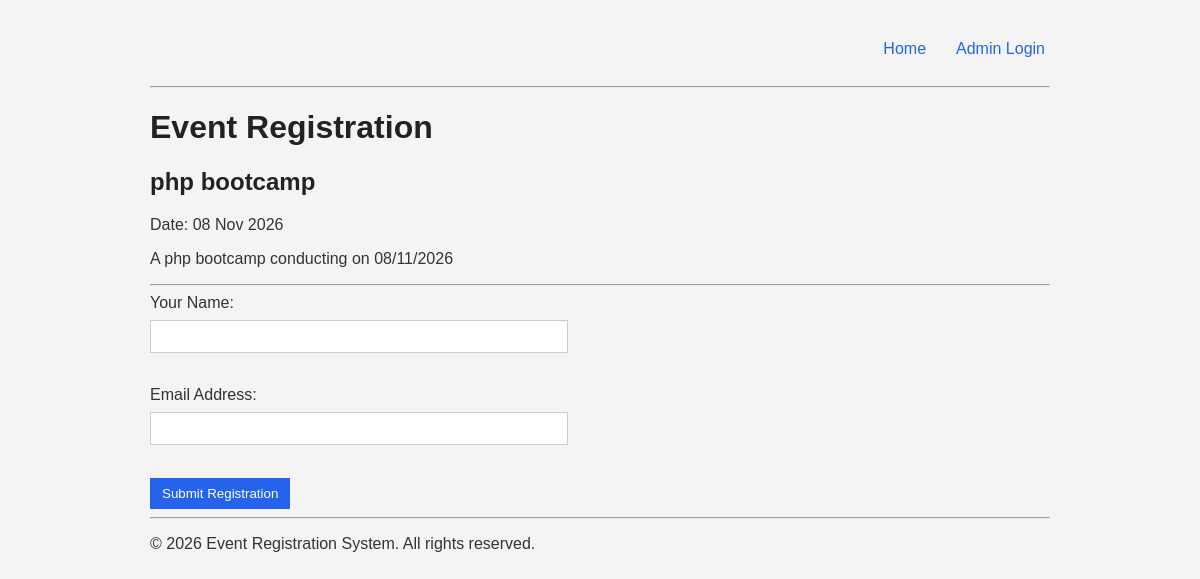
Page /register.php?event_id=1 on the committed database.
### tables this page shows
CREATE TABLE `events` (
  `id` int(11) NOT NULL,
  `name` varchar(150) NOT NULL,
  `event_date` date NOT NULL,
  `description` text NOT NULL,
  `created_at` timestamp NULL DEFAULT current_timestamp()
);

### register.php (the view, shortened to what this page needs)
<?php
require_once "config/database.php";
$event_id = (int) $_GET['event_id'];
$sql = "SELECT * FROM events
        WHERE id = :event_id
        AND event_date >= CURDATE()";
$stmt = $pdo->prepare($sql);
$stmt->execute(['event_id' => $event_id]);
$event = $stmt->fetch(PDO::FETCH_ASSOC);
include "includes/header.php";
?>
<main>
    <h1>Event Registration</h1>
        <h2>
            <?= htmlspecialchars($event['name'], ENT_QUOTES, 'UTF-8'); ?>
        </h2>
        <p>
            Date:
            <?= date('d M Y', strtotime($event['event_date'])); ?>
        </p>
        <p>
            <?= htmlspecialchars($event['description'], ENT_QUOTES, 'UTF-8'); ?>
        </p>
        <hr>
        <form action="process-registration.php" method="POST">
            <div>
                <label for="name">Your Name:</label>
                <input
                    type="text"
                    id="name"
                    name="name"
                    required
                >
            </div>
            <br>
            <div>
                <label for="email">Email Address:</label>
                <input
                    type="email"
                    id="email"
                    name="email"
                    required
                >
            </div>
            <br>
            <button type="submit">Submit Registration</button>
        </form>
</main>
<?php include "includes/footer.php"; ?>

### assets/css/style.css (style rules this page uses)
body { font-family: Arial, sans-serif; background-color: #f4f4f4; color: #333; margin: 20px; }
h1, h2 { color: #222; }
a, button { background: #2563eb; color: white; padding: 8px 12px; text-decoration: none; border: none; cursor: pointer; }
input { display: block; width: 100%; max-width: 400px; padding: 8px; margin: 8px 0 15px; border: 1px solid #ccc; }

### rows in the picture
events: name "php bootcamp", event_date "08 Nov 2026", description "A php bootcamp conducting on 08/11/2026"
